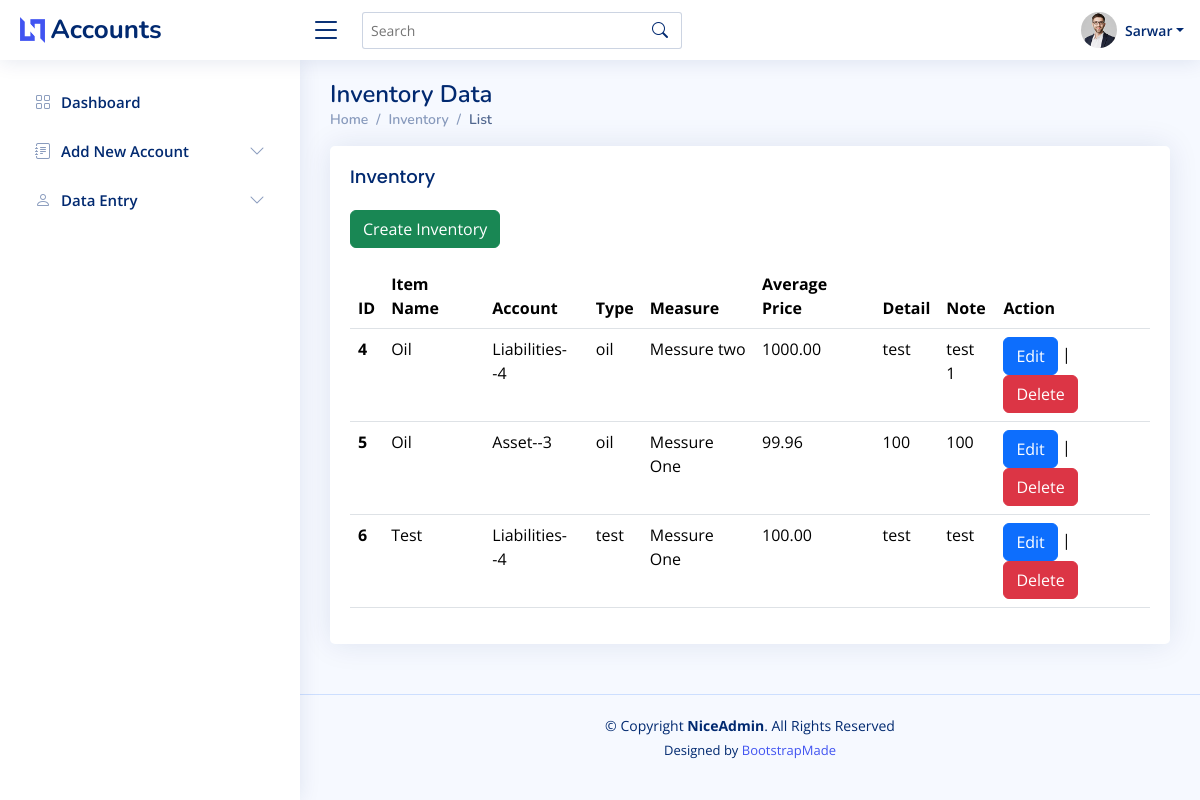
The app's page /inventories/list/ (signed in), older data.
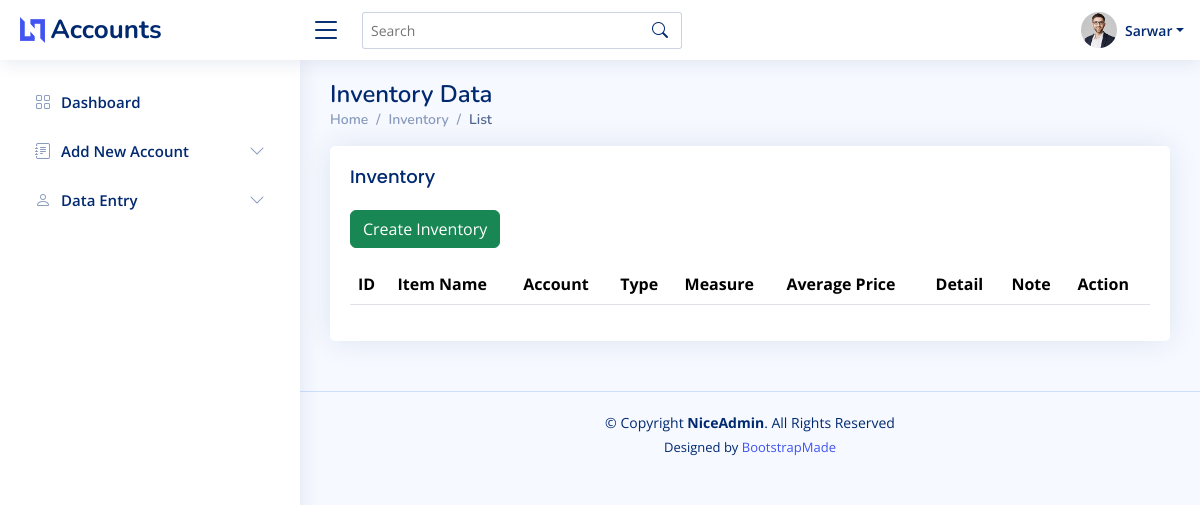
The same page, newer data.
### apps/inventory/models.py (models this page shows, shortened)
class Inventory(models.Model):
    inventoryID = models.AutoField(primary_key=True)
    account = models.ForeignKey(Account, on_delete=models.CASCADE)
    supplierID = models.ForeignKey(Person, on_delete=models.CASCADE, null=True)
    inventory_item_name = models.CharField(max_length=255)
    inventory_type = models.CharField(max_length=255)
    measure = models.ForeignKey(Measures, on_delete=models.CASCADE)
    avg_price = models.DecimalField(max_digits=10, decimal_places=2, null=True, blank=True)
    detail = models.TextField()
    note = models.TextField()
    company_id = models.ForeignKey(Company, on_delete=models.CASCADE, default=None)
    company_branch = models.ForeignKey(CompanyBranch, on_delete=models.CASCADE, default=None)

class Measures(models.Model):
    measureID = models.AutoField(primary_key=True)
    measure = models.CharField(max_length=255, unique=True)
    def __str__(self):
        return self.measure

### apps/accounts/models.py (models this page shows)
class Account(models.Model):
    accountID = models.CharField(primary_key=True, max_length=10)
    level3ID = models.ForeignKey(AccountLevel3, on_delete=models.CASCADE, null=True, default=None)
    level2ID = models.ForeignKey(AccountLevel2, on_delete=models.CASCADE, null=True, default=None)
    level1ID = models.ForeignKey(AccountLevel1, on_delete=models.CASCADE, null=True, default=None)
    account_code = models.CharField(max_length=3, null=True)
    name = models.CharField(max_length=255)
    company_id = models.ForeignKey(Company, on_delete=models.CASCADE, default=None, related_name='created_accounts')
    company_branch = models.ForeignKey(CompanyBranch, on_delete=models.CASCADE, default=None,
                                       related_name='created_accounts')
    created_by = models.ForeignKey(settings.AUTH_USER_MODEL, on_delete=models.CASCADE, related_name='created_accounts')
    updated_by = models.ForeignKey(settings.AUTH_USER_MODEL, on_delete=models.CASCADE, related_name='updated_accounts')
    created_at = models.DateTimeField(auto_now_add=True)
    updated_at = models.DateTimeField(auto_now=True)
    def __str__(self):
        return self.name + "--" + self.accountID

### accounting/authentication_decorators.py (the view)
    def wrapped_view(request, *args, **kwargs):
        if not request.user.is_authenticated:
            return redirect('login')  # Replace 'login' with the name of your login URL
        return view_func(request, *args, **kwargs)

### apps/inventory/views.py (called while the page is built)
@authentication_required
def inventory_list(request):
    user = request.user
    context = {
        'first_name': user.first_name,
        'last_name': user.last_name,
        'company': user.company,
        'company_branch': user.company_branch_id,
        'inventory_list': Inventory.objects.filter(company_id=user.company, company_branch=user.company_branch)
    }
    return render(request, 'inventory/inventory_list.html', {'context': context})

### templates/inventory/inventory_list.html (shortened to what this page needs)
{% extends 'base.html' %}
{% block content %}
    <main id="main" class="main">
        <div class="pagetitle">
            <h1>Inventory Data</h1>
            <nav>
                <ol class="breadcrumb">
                    <li class="breadcrumb-item"><a href="{% url 'dashboard' %}">Home</a></li>
                    <li class="breadcrumb-item">Inventory</li>
                    <li class="breadcrumb-item active">List</li>
                </ol>
            </nav>
        </div>
        <section class="section">
            <div class="row">
                <div class="col-lg-12">
                    <div class="card">
                        <div class="card-body">
                            <h5 class="card-title">Inventory</h5>
                            <div class="text-start mb-3">
                                <a class="btn btn-success" href="{% url 'inventory-create' %}">Create Inventory</a>
                            </div>
                            <table id="inventory-list" class="display table datatable">
                                <thead>
                                <tr>
                                    <th scope="col">ID</th>
                                    <th scope="col">Item Name</th>
                                    <th scope="col">Account</th>
                                    <th scope="col">Type</th>
                                    <th scope="col">Measure</th>
                                    <th scope="col">Average Price</th>
                                    <th scope="col">Detail</th>
                                    <th scope="col">Note</th>
                                    <th scope="col">Action</th>
                                </tr>
                                </thead>
                                <tbody>
                                {% for item in context.inventory_list %}
                                    <tr>
                                        <th scope="row">{{ item.inventoryID }}</th>
                                        <td>{{ item.inventory_item_name }}</td>
                                        <td>{{ item.account }}</td>
                                        <td>{{ item.inventory_type }}</td>
                                        <td>{{ item.measure }}</td>
                                        <td>{{ item.avg_price }}</td>
                                        <td>{{ item.detail }}</td>
                                        <td>{{ item.note }}</td>
                                        <td>
                                            <a class="btn btn-primary"
                                               href="{% url 'inventory-edit' item.inventoryID %}">Edit</a> |
                                            <a class="btn btn-danger"
                                               href="{% url 'inventory-delete' item.inventoryID %}">Delete</a>
                                        </td>
                                    </tr>
                                {% endfor %}
                                </tbody>
                            </table>
                        </div>
                    </div>
                </div>
            </div>
        </section>
    </main>
{% endblock %}

Row changes from the older to the newer data that the page shows:
removed Inventory: inventoryID "4", inventory_item_name "Oil", account "Liabilities--4", inventory_type "oil", measure "Messure two", avg_price "1000.00", detail "test", note "test 1"
removed Inventory: inventoryID "5", inventory_item_name "Oil", account "Asset--3", inventory_type "oil", measure "Messure One", avg_price "99.96", detail "100", note "100"
removed Inventory: inventoryID "6", inventory_item_name "Test", account "Liabilities--4", inventory_type "test", measure "Messure One", avg_price "100.00", detail "test", note "test"
